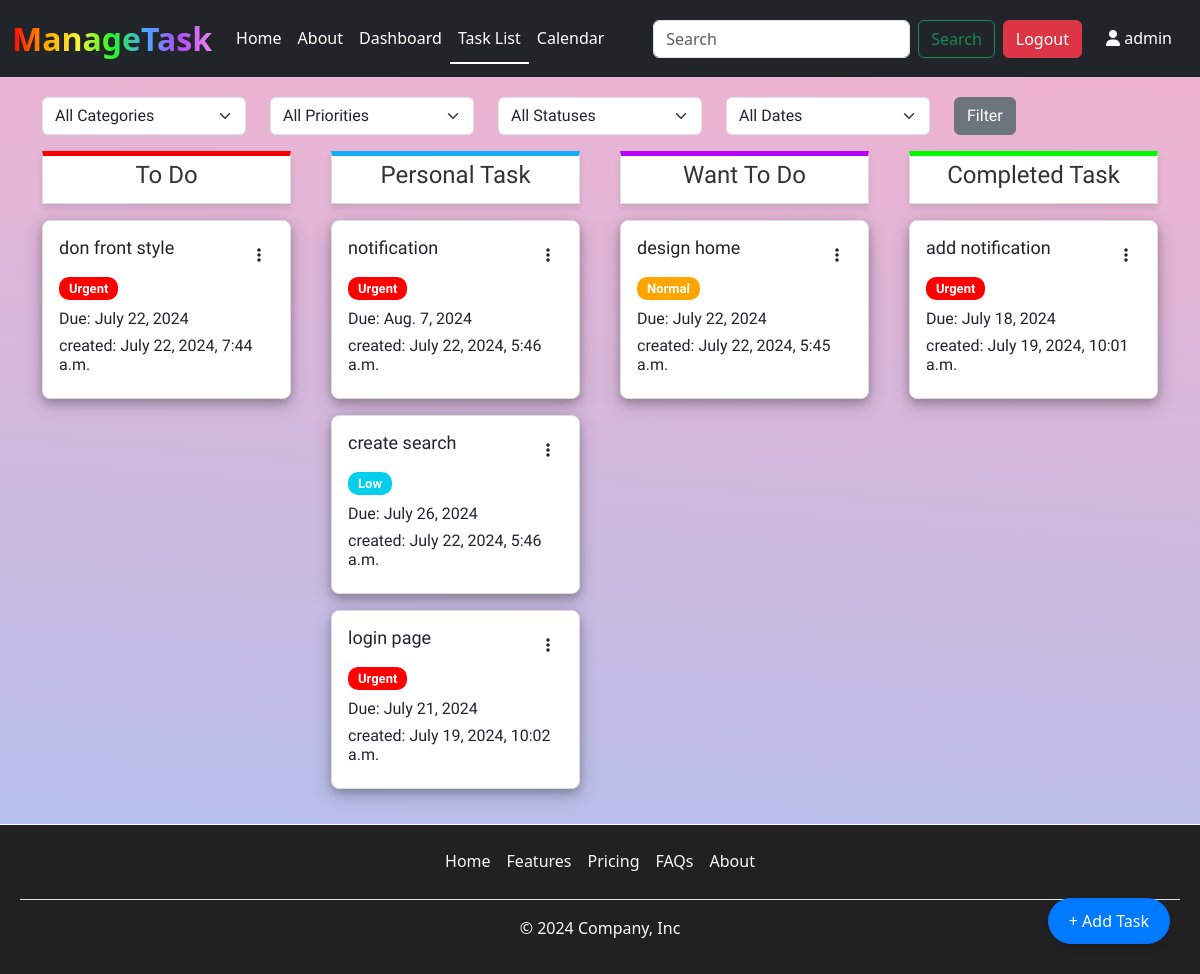
Page /home/task_list/ (signed in) on the committed database.
### taskmanage/models.py (models this page shows, shortened)
class Task(models.Model):
    user = models.ForeignKey(User,on_delete=models.CASCADE)
    title = models.CharField(max_length=200)
    description = models.TextField(blank=True,null=True)
    priority = models.ForeignKey(Priority, on_delete=models.CASCADE,default=1)
    category = models.ForeignKey(Category, on_delete=models.CASCADE,default=1)
    completed = models.BooleanField(default=False)
    due_date = models.DateField(null=True,blank=True)
    created_at = models.DateTimeField(default=timezone.now)
    updated_at = models.DateTimeField(auto_now=True)

class Priority(models.Model):
    name = models.CharField(max_length=50)
    def __str__(self):
        return self.name

### taskmanage/views.py (the view, shortened to what this page needs)
# urls.py: path('task_list/',views.task_list,name='task_list'),
@login_required
def task_list(request):
    tasks = Task.objects.filter(user = request.user).order_by('-created_at')
    category = request.GET.get('category')
    priority = request.GET.get('priority')
    completed = request.GET.get('completed')
    date_filter = request.GET.get('date_filter')
    if category:
        tasks = tasks.filter(category__category_name=category)
    if priority:
        tasks = tasks.filter(priority__name=priority)
    if completed:
        tasks = tasks.filter(completed=(completed == 'true'))
    if 'q' in request.GET:
        q = request.GET['q']
        tasks = tasks.filter(Q(title__icontains=q) | Q(description__icontains=q))
    categories = Category.objects.all()
    priorities = Priority.objects.all()
    if request.method == 'POST':
        form = TaskForm(request.POST)
        if form.is_valid():
            task = form.save(commit=False)
            task.user = request.user
            task.save()
            return redirect('task_list')
    else:
        form = TaskForm()
    return render(request, 'task_list.html', {'tasks': tasks, 'categories': categories, 'priorities': priorities, 'form':form})

### taskmanage/templates/task_list.html (shortened to what this page needs)
{% extends "layouts.html" %}
{% load static %}
{% load widget_tweaks %}
{% block content %}
<div class="dashboard">
    <div class="container ">
        <div class="filter">
            <form method="GET" action="{% url 'task_list' %}">
                <div class="row mb-3">
                    <div class="col">
                        <select class="form-select" name="category">
                            <option value="">All Categories</option>
                        </select>
                    </div>
                    <div class="col">
                        <select class="form-select" name="priority">
                            <option value="">All Priorities</option>
                        </select>
                    </div>
                    <div class="col">
                        <select class="form-select" name="completed">
                            <option value="">All Statuses</option>
                        </select>
                    </div>
                    <div class="col">
                        <select class="form-select" name="date_filter">
                            <option value="">All Dates</option>
                        </select>
                    </div>
                    <div class="col">
                        <button type="submit" class="btn btn-secondary">Filter</button>
                    </div>
                </div>
            </form>
        </div>
        <div class="row gap-3">
            <div class="col category">
                <div class="todo topic">
                    <h4 class="text-center">To Do</h4>
                </div>
                <div class="category1">
                    {% for task in tasks %}
                    {% if task.category.category_name == 'To Do' and not task.completed %}
                    <div class="card mt-3" data-bs-toggle="modal" data-bs-target="#taskModal"
                        data-title="{{ task.title }}" data-description="{{ task.description }}"
                        data-due-date="{{ task.due_date }}" data-priority="{{ task.priority.name }}"
                        data-category="{{ task.category.category_name }}" data-created-at="{{ task.created_at }}"
                        data-edit-url="{% url 'task_update' task.id %}"
                        data-delete-url="{% url 'task_delete' task.id %}" data-task-id="{{ task.id }}">
                        <div class="card-body">
                            <div class="tog">
                                <h5 class="card-title cp">{{ task.title }}</h5>
                                <div class="dropdown float-right">
                                    <button class="btn dot" type="button" id="dropdownMenuButton" data-toggle="dropdown"
                                        aria-haspopup="true" aria-expanded="false">
                                        <i class="fas fa-ellipsis-v"></i>
                                    </button>
                                </div>
                            </div>
                            <span class="badge {{task.priority.name|lower}}">{{task.priority.name}}</span>
                            <div class="mt-2">
                                {% if task.due_date %}
                                <h6 class="cp">Due: {{ task.due_date }}</h6>
                                <h6 class="cp">created: {{task.created_at}}</h6>
                                {% endif %}
                            </div>
                        </div>
                    </div>
                    {% endif %}
                    {% endfor %}
                </div>
            </div>
            <div class="col category">
                <div class="personal topic">
                    <h4 class="text-center">Personal Task</h4>
                </div>
                <div class="category1">
                    {% for task in tasks %}
                    {% if task.category.category_name == 'Personal Task' and not task.completed %}
                    <div class="card mt-3" data-bs-toggle="modal" data-bs-target="#taskModal"
                        data-title="{{ task.title }}" data-description="{{ task.description }}"
                        data-due-date="{{ task.due_date }}" data-priority="{{ task.priority.name }}"
                        data-category="{{ task.category.category_name }}" data-created-at="{{ task.created_at }}"
                        data-edit-url="{% url 'task_update' task.id %}"
                        data-delete-url="{% url 'task_delete' task.id %}" data-task-id="{{ task.id }}">
                        <div class="card-body">
                            <div class="tog">
                                <h5 class="card-title cp">{{ task.title }}</h5>
                                <div class="dropdown float-right">
                                    <button class="btn dot" type="button" id="dropdownMenuButton" data-toggle="dropdown"
                                        aria-haspopup="true" aria-expanded="false">
                                        <i class="fas fa-ellipsis-v"></i>
                                    </button>
                                </div>
                            </div>
                            <span class="badge {{task.priority.name|lower}}">{{task.priority.name}}</span>
                            <div class="mt-2">
                                {% if task.due_date %}
                                <h6>Due: {{ task.due_date }}</h6>
                                <h6>created: {{task.created_at}}</h6>
                                {% endif %}
                            </div>
                        </div>
                    </div>
                    {% endif %}
                    {% endfor %}
                </div>
            </div>
            <div class="col category">
                <div class="want topic">
                    <h4 class="text-center">Want To Do</h4>
                </div>
                <div class="category1">
                    {% for task in tasks %}
                    {% if task.category.category_name == 'Want To Do' and not task.completed %}
                    <div class="card mt-3" data-bs-toggle="modal" data-bs-target="#taskModal"
                        data-title="{{ task.title }}" data-description="{{ task.description }}"
                        data-due-date="{{ task.due_date }}" data-priority="{{ task.priority.name }}"
                        data-category="{{ task.category.category_name }}" data-created-at="{{ task.created_at }}"
                        data-edit-url="{% url 'task_update' task.id %}"
                        data-delete-url="{% url 'task_delete' task.id %}" data-task-id="{{ task.id }}">
                        <div class="card-body">
                            <div class="tog">
                                <h5 class="card-title cp">{{ task.title }}</h5>
                                <div class="dropdown float-right">
                                    <button class="btn dot" type="button" id="dropdownMenuButton" data-toggle="dropdown"
                                        aria-haspopup="true" aria-expanded="false">
                                        <i class="fas fa-ellipsis-v"></i>
                                    </button>
                                </div>
                            </div>
                            <span class="badge {{task.priority.name|lower}}">{{task.priority.name}}</span>
                            <div class="mt-2">
                                {% if task.due_date %}
                                <h6>Due: {{ task.due_date }}</h6>
                                <h6>created: {{task.created_at}}</h6>
                                {% endif %}
                            </div>
                        </div>
                    </div>
                    {% endif %}
                    {% endfor %}
                </div>
            </div>
            <div class="col category">
                <div class="complete topic">
                    <h4 class="text-center">Completed Task</h4>
                </div>
                <div class="category1">
                    {% for task in tasks %}
                    {% if task.completed %}
                    <div class="card mt-3" data-bs-toggle="modal" data-bs-target="#taskModal"
                        data-title="{{ task.title }}" data-description="{{ task.description }}"
                        data-due-date="{{ task.due_date }}" data-priority="{{ task.priority.name }}"
                        data-category="{{ task.category.category_name }}" data-created-at="{{ task.created_at }}"
                        data-edit-url="{% url 'task_update' task.id %}"
                        data-delete-url="{% url 'task_delete' task.id %}" data-task-id="{{ task.id }}">
                        <div class=" card-body">
                            <div class="tog">
                                <h5 class="card-title cp">{{ task.title }}</h5>
                                <div class="dropdown float-right">
                                    <button class="btn dot" type="button" id="dropdownMenuButton" data-toggle="dropdown"
                                        aria-haspopup="true" aria-expanded="false">
                                        <i class="fas fa-ellipsis-v"></i>
                                    </button>
                                </div>
                            </div>
                            <span class="badge {{task.priority.name|lower}}">{{task.priority.name}}</span>
                            <div class="mt-2">
                                {% if task.due_date %}
                                <h6>Due: {{ task.due_date }}</h6>
                                <h6>created: {{task.created_at}}</h6>
                                {% endif %}
                            </div>
                        </div>
                    </div>
                    {% endif %}
                    {% endfor %}
                </div>
            </div>
        </div>
    </div>
    <button class="btn add-task btn-primary rounded-pill add-task-btn" data-bs-toggle="modal"
        data-bs-target="#addTaskModal">
        + Add Task
    </button>
</div>
{% endblock %}

### taskmanage/templates/layouts.html (shortened to what this page needs)
<!DOCTYPE html>
<html lang="en" data-bs-theme="light">
<head>
    {% load static %}
    <link href="https://cdn.jsdelivr.net/npm/bootstrap@5.3.3/dist/css/bootstrap.min.css" rel="stylesheet"
>
    <link rel="stylesheet" href="{% static 'css/style.css' %}">
    <link rel="stylesheet" href="https://cdnjs.cloudflare.com/ajax/libs/font-awesome/6.2.0/css/all.min.css" />
    <link href='https://cdn.jsdelivr.net/npm/fullcalendar@5.10.1/main.min.css' rel='stylesheet' />
</head>
<body>
    <div class="main">
        <nav class="navbar navbar-dark bg-dark navbar-expand-lg ">
            <div class="container-fluid">
                <a class="navbar-brand rainbow-text" href="{% url 'home' %}">ManageTask</a>
                <div class="collapse navbar-collapse" id="navbarSupportedContent">
                    <ul class="navbar-nav me-auto mb-2 mb-lg-0 ">
                        <li class="nav-item">
                            <a class="nav-link {% if request.resolver_match.url_name == 'home' %}active{% endif %}"  href="{% url 'home' %}">Home</a>
                        </li>
                        <li class="nav-item">
                            <a class="nav-link {% if request.resolver_match.url_name == 'about' %}active{% endif %}"  href="{% url 'about' %}">About</a>
                        </li>
                        <li class="nav-item">
                            <a class="nav-link {% if request.resolver_match.url_name == 'dashboard' %}active{% endif %}" href="{% url 'dashboard' %}">Dashboard</a>
                        </li>
                        <li class="nav-item">
                            <a class="nav-link {% if request.resolver_match.url_name == 'task_list' %}active{% endif %}"  href="{% url 'task_list' %}">Task List</a>
                        </li>
                        <li class="nav-item">
                            <a class="nav-link {% if request.resolver_match.url_name == 'task_event_view' %}active{% endif %}" href="{% url 'task_event_view' %}">Calendar</a>
                        </li>
                    </ul>
                    <form class="d-flex" role="search">
                        <input class="form-control me-2" name="q" type="search" placeholder="Search" aria-label="Search">
                        <button class="btn btn-outline-success" type="submit">Search</button>
                    </form>
                    {% if user.is_authenticated %}
                    <form method="post" action="{% url 'logout' %}">
                        <button class="btn btn-danger mx-2" type="submit">Logout</button>
                    </form>
                    <a class="user1"><i class="fa-solid fa-user"></i> {{user}}</a>
                    {% else %}
                    <a href="{% url 'register' %}" class="btn btn-primary mx-2">Register</a>
                    <a href="{% url 'login' %}" class="btn btn-success mx-2">Login</a>
                    {% endif %}
                </div>
            </div>
        </nav>
        <div class="container-main">
            {% block content%}
            {% endblock %}
        </div>
        <footer class="py-3">
            <ul class="nav justify-content-center border-bottom pb-3 mb-3 ">
                <li class="nav-item"><a href="#" class="nav-link px-2 text-light">Home</a></li>
                <li class="nav-item"><a href="#" class="nav-link px-2 text-light">Features</a></li>
                <li class="nav-item"><a href="#" class="nav-link px-2 text-light">Pricing</a></li>
                <li class="nav-item"><a href="#" class="nav-link px-2 text-light">FAQs</a></li>
                <li class="nav-item"><a href="#" class="nav-link px-2 text-light">About</a></li>
            </ul>
            <p class="text-center text-light">© 2024 Company, Inc</p><p class="visit">{% if user.is_authenticated %}{% else %}Total visits: {{ visit_count }}{% endif %}</p>
        </footer>
    </div>
</body>
</html>

### rows in the picture
Task: title "don front style", priority.name "Urgent", due_date "July 22, 2024", created_at "July 22, 2024, 7:44 a.m."
Task: title "notification", priority.name "Urgent", due_date "Aug. 7, 2024", created_at "July 22, 2024, 5:46 a.m."
Task: title "create search", priority.name "Low", due_date "July 26, 2024", created_at "July 22, 2024, 5:46 a.m."
Task: title "login page", priority.name "Urgent", due_date "July 21, 2024", created_at "July 19, 2024, 10:02 a.m."
Task: title "design home", priority.name "Normal", due_date "July 22, 2024", created_at "July 22, 2024, 5:45 a.m."
Task: title "add notification", priority.name "Urgent", due_date "July 18, 2024", created_at "July 19, 2024, 10:01 a.m."

### other values in the picture
{{ user }} "admin"
